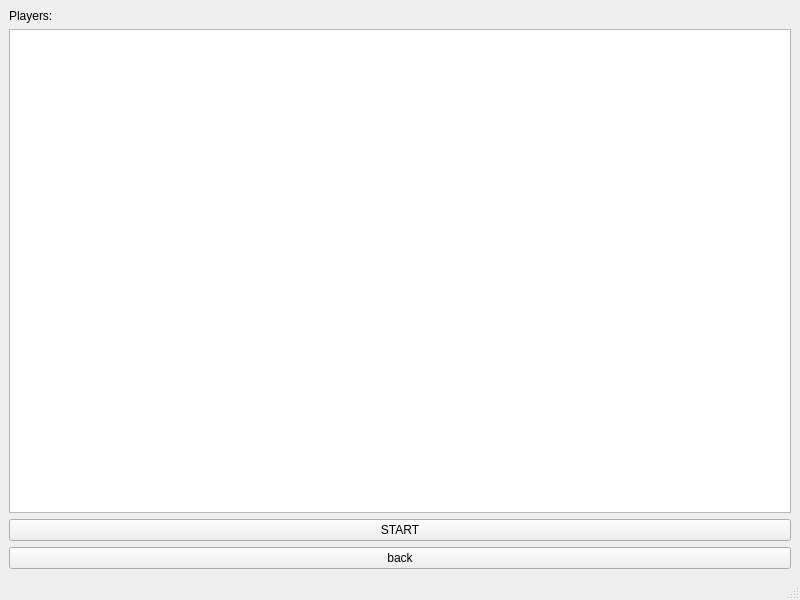
<?xml version="1.0" encoding="UTF-8"?>
<ui version="4.0">
 <class>Host_window</class>
 <widget class="QMainWindow" name="Host_window">
  <property name="geometry">
   <rect>
    <x>0</x>
    <y>0</y>
    <width>800</width>
    <height>600</height>
   </rect>
  </property>
  <property name="sizePolicy">
   <sizepolicy hsizetype="Preferred" vsizetype="Minimum">
    <horstretch>0</horstretch>
    <verstretch>10</verstretch>
   </sizepolicy>
  </property>
  <property name="windowTitle">
   <string>MainWindow</string>
  </property>
  <widget class="QWidget" name="centralwidget">
   <layout class="QVBoxLayout" name="verticalLayout">
    <item>
     <layout class="QVBoxLayout" name="verticalLayout_2">
      <item>
       <widget class="QLabel" name="label">
        <property name="text">
         <string>Players:</string>
        </property>
       </widget>
      </item>
      <item>
       <widget class="QListView" name="player_list"/>
      </item>
      <item>
       <widget class="QPushButton" name="pushButton_2">
        <property name="palette">
         <palette>
          <active>
           <colorrole role="WindowText">
            <brush brushstyle="SolidPattern">
             <color alpha="255">
              <red>0</red>
              <green>0</green>
              <blue>0</blue>
             </color>
            </brush>
           </colorrole>
           <colorrole role="Button">
            <brush brushstyle="SolidPattern">
             <color alpha="255">
              <red>14</red>
              <green>240</green>
              <blue>29</blue>
             </color>
            </brush>
           </colorrole>
           <colorrole role="Light">
            <brush brushstyle="SolidPattern">
             <color alpha="255">
              <red>120</red>
              <green>255</green>
              <blue>129</blue>
             </color>
            </brush>
           </colorrole>
           <colorrole role="Midlight">
            <brush brushstyle="SolidPattern">
             <color alpha="255">
              <red>67</red>
              <green>247</green>
              <blue>79</blue>
             </color>
            </brush>
           </colorrole>
           <colorrole role="Dark">
            <brush brushstyle="SolidPattern">
             <color alpha="255">
              <red>7</red>
              <green>120</green>
              <blue>14</blue>
             </color>
            </brush>
           </colorrole>
           <colorrole role="Mid">
            <brush brushstyle="SolidPattern">
             <color alpha="255">
              <red>9</red>
              <green>160</green>
              <blue>19</blue>
             </color>
            </brush>
           </colorrole>
           <colorrole role="Text">
            <brush brushstyle="SolidPattern">
             <color alpha="255">
              <red>0</red>
              <green>0</green>
              <blue>0</blue>
             </color>
            </brush>
           </colorrole>
           <colorrole role="BrightText">
            <brush brushstyle="SolidPattern">
             <color alpha="255">
              <red>255</red>
              <green>255</green>
              <blue>255</blue>
             </color>
            </brush>
           </colorrole>
           <colorrole role="ButtonText">
            <brush brushstyle="SolidPattern">
             <color alpha="255">
              <red>0</red>
              <green>0</green>
              <blue>0</blue>
             </color>
            </brush>
           </colorrole>
           <colorrole role="Base">
            <brush brushstyle="SolidPattern">
             <color alpha="255">
              <red>255</red>
              <green>255</green>
              <blue>255</blue>
             </color>
            </brush>
           </colorrole>
           <colorrole role="Window">
            <brush brushstyle="SolidPattern">
             <color alpha="255">
              <red>14</red>
              <green>240</green>
              <blue>29</blue>
             </color>
            </brush>
           </colorrole>
           <colorrole role="Shadow">
            <brush brushstyle="SolidPattern">
             <color alpha="255">
              <red>0</red>
              <green>0</green>
              <blue>0</blue>
             </color>
            </brush>
           </colorrole>
           <colorrole role="AlternateBase">
            <brush brushstyle="SolidPattern">
             <color alpha="255">
              <red>134</red>
              <green>247</green>
              <blue>142</blue>
             </color>
            </brush>
           </colorrole>
           <colorrole role="ToolTipBase">
            <brush brushstyle="SolidPattern">
             <color alpha="255">
              <red>255</red>
              <green>255</green>
              <blue>220</blue>
             </color>
            </brush>
           </colorrole>
           <colorrole role="ToolTipText">
            <brush brushstyle="SolidPattern">
             <color alpha="255">
              <red>0</red>
              <green>0</green>
              <blue>0</blue>
             </color>
            </brush>
           </colorrole>
           <colorrole role="PlaceholderText">
            <brush brushstyle="SolidPattern">
             <color alpha="127">
              <red>0</red>
              <green>0</green>
              <blue>0</blue>
             </color>
            </brush>
           </colorrole>
          </active>
          <inactive>
           <colorrole role="WindowText">
            <brush brushstyle="SolidPattern">
             <color alpha="255">
              <red>0</red>
              <green>0</green>
              <blue>0</blue>
             </color>
            </brush>
           </colorrole>
           <colorrole role="Button">
            <brush brushstyle="SolidPattern">
             <color alpha="255">
              <red>240</red>
              <green>240</green>
              <blue>240</blue>
             </color>
            </brush>
           </colorrole>
           <colorrole role="Light">
            <brush brushstyle="SolidPattern">
             <color alpha="255">
              <red>255</red>
              <green>255</green>
              <blue>255</blue>
             </color>
            </brush>
           </colorrole>
           <colorrole role="Midlight">
            <brush brushstyle="SolidPattern">
             <color alpha="255">
              <red>227</red>
              <green>227</green>
              <blue>227</blue>
             </color>
            </brush>
           </colorrole>
           <colorrole role="Dark">
            <brush brushstyle="SolidPattern">
             <color alpha="255">
              <red>160</red>
              <green>160</green>
              <blue>160</blue>
             </color>
            </brush>
           </colorrole>
           <colorrole role="Mid">
            <brush brushstyle="SolidPattern">
             <color alpha="255">
              <red>160</red>
              <green>160</green>
              <blue>160</blue>
             </color>
            </brush>
           </colorrole>
           <colorrole role="Text">
            <brush brushstyle="SolidPattern">
             <color alpha="255">
              <red>0</red>
              <green>0</green>
              <blue>0</blue>
             </color>
            </brush>
           </colorrole>
           <colorrole role="BrightText">
            <brush brushstyle="SolidPattern">
             <color alpha="255">
              <red>255</red>
              <green>255</green>
              <blue>255</blue>
             </color>
            </brush>
           </colorrole>
           <colorrole role="ButtonText">
            <brush brushstyle="SolidPattern">
             <color alpha="255">
              <red>0</red>
              <green>0</green>
              <blue>0</blue>
             </color>
            </brush>
           </colorrole>
           <colorrole role="Base">
            <brush brushstyle="SolidPattern">
             <color alpha="255">
              <red>255</red>
              <green>255</green>
              <blue>255</blue>
             </color>
            </brush>
           </colorrole>
           <colorrole role="Window">
            <brush brushstyle="SolidPattern">
             <color alpha="255">
              <red>240</red>
              <green>240</green>
              <blue>240</blue>
             </color>
            </brush>
           </colorrole>
           <colorrole role="Shadow">
            <brush brushstyle="SolidPattern">
             <color alpha="255">
              <red>105</red>
              <green>105</green>
              <blue>105</blue>
             </color>
            </brush>
           </colorrole>
           <colorrole role="AlternateBase">
            <brush brushstyle="SolidPattern">
             <color alpha="255">
              <red>245</red>
              <green>245</green>
              <blue>245</blue>
             </color>
            </brush>
           </colorrole>
           <colorrole role="ToolTipBase">
            <brush brushstyle="SolidPattern">
             <color alpha="255">
              <red>255</red>
              <green>255</green>
              <blue>220</blue>
             </color>
            </brush>
           </colorrole>
           <colorrole role="ToolTipText">
            <brush brushstyle="SolidPattern">
             <color alpha="255">
              <red>0</red>
              <green>0</green>
              <blue>0</blue>
             </color>
            </brush>
           </colorrole>
           <colorrole role="PlaceholderText">
            <brush brushstyle="SolidPattern">
             <color alpha="128">
              <red>0</red>
              <green>0</green>
              <blue>0</blue>
             </color>
            </brush>
           </colorrole>
          </inactive>
          <disabled>
           <colorrole role="WindowText">
            <brush brushstyle="SolidPattern">
             <color alpha="255">
              <red>7</red>
              <green>120</green>
              <blue>14</blue>
             </color>
            </brush>
           </colorrole>
           <colorrole role="Button">
            <brush brushstyle="SolidPattern">
             <color alpha="255">
              <red>14</red>
              <green>240</green>
              <blue>29</blue>
             </color>
            </brush>
           </colorrole>
           <colorrole role="Light">
            <brush brushstyle="SolidPattern">
             <color alpha="255">
              <red>120</red>
              <green>255</green>
              <blue>129</blue>
             </color>
            </brush>
           </colorrole>
           <colorrole role="Midlight">
            <brush brushstyle="SolidPattern">
             <color alpha="255">
              <red>67</red>
              <green>247</green>
              <blue>79</blue>
             </color>
            </brush>
           </colorrole>
           <colorrole role="Dark">
            <brush brushstyle="SolidPattern">
             <color alpha="255">
              <red>7</red>
              <green>120</green>
              <blue>14</blue>
             </color>
            </brush>
           </colorrole>
           <colorrole role="Mid">
            <brush brushstyle="SolidPattern">
             <color alpha="255">
              <red>9</red>
              <green>160</green>
              <blue>19</blue>
             </color>
            </brush>
           </colorrole>
           <colorrole role="Text">
            <brush brushstyle="SolidPattern">
             <color alpha="255">
              <red>7</red>
              <green>120</green>
              <blue>14</blue>
             </color>
            </brush>
           </colorrole>
           <colorrole role="BrightText">
            <brush brushstyle="SolidPattern">
             <color alpha="255">
              <red>255</red>
              <green>255</green>
              <blue>255</blue>
             </color>
            </brush>
           </colorrole>
           <colorrole role="ButtonText">
            <brush brushstyle="SolidPattern">
             <color alpha="255">
              <red>7</red>
              <green>120</green>
              <blue>14</blue>
             </color>
            </brush>
           </colorrole>
           <colorrole role="Base">
            <brush brushstyle="SolidPattern">
             <color alpha="255">
              <red>14</red>
              <green>240</green>
              <blue>29</blue>
             </color>
            </brush>
           </colorrole>
           <colorrole role="Window">
            <brush brushstyle="SolidPattern">
             <color alpha="255">
              <red>14</red>
              <green>240</green>
              <blue>29</blue>
             </color>
            </brush>
           </colorrole>
           <colorrole role="Shadow">
            <brush brushstyle="SolidPattern">
             <color alpha="255">
              <red>0</red>
              <green>0</green>
              <blue>0</blue>
             </color>
            </brush>
           </colorrole>
           <colorrole role="AlternateBase">
            <brush brushstyle="SolidPattern">
             <color alpha="255">
              <red>245</red>
              <green>245</green>
              <blue>245</blue>
             </color>
            </brush>
           </colorrole>
           <colorrole role="ToolTipBase">
            <brush brushstyle="SolidPattern">
             <color alpha="255">
              <red>255</red>
              <green>255</green>
              <blue>220</blue>
             </color>
            </brush>
           </colorrole>
           <colorrole role="ToolTipText">
            <brush brushstyle="SolidPattern">
             <color alpha="255">
              <red>0</red>
              <green>0</green>
              <blue>0</blue>
             </color>
            </brush>
           </colorrole>
           <colorrole role="PlaceholderText">
            <brush brushstyle="SolidPattern">
             <color alpha="128">
              <red>0</red>
              <green>0</green>
              <blue>0</blue>
             </color>
            </brush>
           </colorrole>
          </disabled>
         </palette>
        </property>
        <property name="text">
         <string>START</string>
        </property>
       </widget>
      </item>
     </layout>
    </item>
    <item>
     <widget class="QPushButton" name="pushButton">
      <property name="text">
       <string>back</string>
      </property>
     </widget>
    </item>
   </layout>
  </widget>
  <widget class="QMenuBar" name="menubar">
   <property name="geometry">
    <rect>
     <x>0</x>
     <y>0</y>
     <width>800</width>
     <height>31</height>
    </rect>
   </property>
  </widget>
  <widget class="QStatusBar" name="statusbar"/>
 </widget>
 <resources/>
 <connections/>
</ui>
